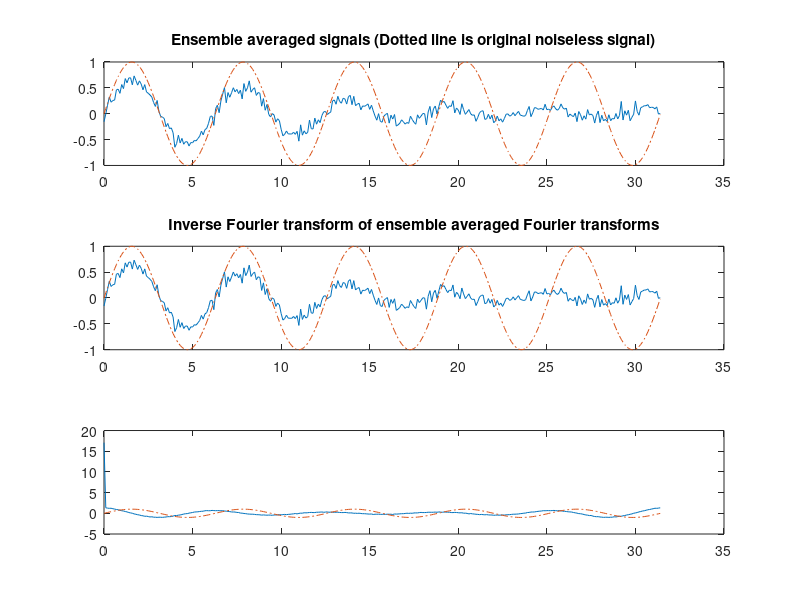

Recreate this plot in MATLAB. (Note: this script raises an error after producing the figure.)
% Demonstration of the effect of amplitude noise, frequency noise, and
% phase noise on the ensemble averaging of a sine waveform signal. Shows
% that (a) ensemble averaging reduces the white noise in the signal but not
% the frequency or phase noise; (b) ensemble averaging the Fourier
% transform has the same effect as ensemble averaging the signal itself;
% and (c) the effect of phase noise is reduced if the power spectra are
% ensemble averaged. 
increment=.1; % difference between adjacent x values
x=0:increment:10*pi;
Amplitude=1;
WhiteNoise=1; % Point-to-point changes in the amplitude of each signal
FreqNoise=.1; % Signal-to-signal changes in the frequency of the sine wave
PhaseNoise=1; % Signal-to-signal changes in the phase of the sine wave
NumSignals=200; % Number of signal averaged
sumy=0;
sumfft=0;
sumpower=0;
clear signalmatrix
sy=Amplitude.*sin(x);
for n=1:NumSignals,
    y=Amplitude.*sin(x.*(1+randn()*FreqNoise)+randn().*PhaseNoise);
    noisyy=y+WhiteNoise.*randn(size(x));
    sumy=sumy+noisyy;
    sumfft=sumfft+fft(noisyy);
    sumpower=sumpower+real(sqrt(fft(noisyy) .* conj(fft(noisyy))));
    signalmatrix(n,:)=noisyy;
end
Averagey=sumy./NumSignals;
Averagefft=sumfft./NumSignals;
AveragePower=sumpower./NumSignals;
figure(1)
subplot(3,1,1)
plot(x,Averagey,x,sy,'-.')
title('Ensemble averaged signals (Dotted line is original noiseless signal)')
subplot(3,1,2)
plot(x,ifft(Averagefft),x,sy,'-.')
title('Inverse Fourier transform of ensemble averaged Fourier transforms')
subplot(3,1,3)
plot(x,AveragePower)
plot(x,ifft(AveragePower),x,sy,'-.')
AXIS([min(x) max(x) min(sy) max(sy)])
title('Inverse Fourier transform of ensemble averaged power spectra')
PowerSum=sum(ifft(AveragePower));
PowerMean=mean(ifft(AveragePower));
